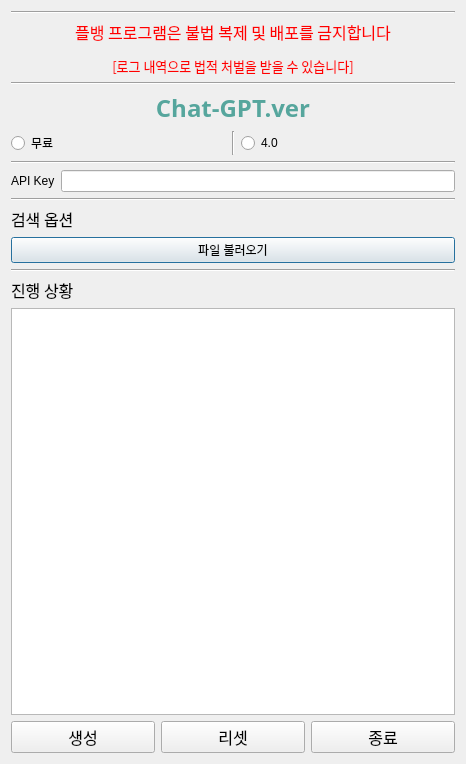
<?xml version="1.0" encoding="UTF-8"?>
<ui version="4.0">
 <class>Dialog</class>
 <widget class="QDialog" name="Dialog">
  <property name="geometry">
   <rect>
    <x>0</x>
    <y>0</y>
    <width>466</width>
    <height>764</height>
   </rect>
  </property>
  <property name="windowTitle">
   <string>Dialog</string>
  </property>
  <layout class="QGridLayout" name="gridLayout">
   <item row="0" column="0">
    <layout class="QVBoxLayout" name="verticalLayout">
     <item>
      <widget class="Line" name="line">
       <property name="orientation">
        <enum>Qt::Horizontal</enum>
       </property>
      </widget>
     </item>
     <item>
      <widget class="QLabel" name="label_16">
       <property name="font">
        <font>
         <family>HY견고딕</family>
         <pointsize>10</pointsize>
        </font>
       </property>
       <property name="text">
        <string>&lt;html&gt;&lt;head/&gt;&lt;body&gt;&lt;p&gt;&lt;span style=&quot; font-size:12pt; color:#ff0000;&quot;&gt;플뱅 프로그램은 불법 복제 및 배포를 금지합니다&lt;/span&gt;&lt;/p&gt;&lt;p&gt;&lt;span style=&quot; color:#ff0000;&quot;&gt;[로그 내역으로 법적 처벌을 받을 수 있습니다]&lt;/span&gt;&lt;/p&gt;&lt;/body&gt;&lt;/html&gt;</string>
       </property>
       <property name="alignment">
        <set>Qt::AlignCenter</set>
       </property>
      </widget>
     </item>
     <item>
      <widget class="Line" name="line_4">
       <property name="orientation">
        <enum>Qt::Horizontal</enum>
       </property>
      </widget>
     </item>
     <item>
      <widget class="QLabel" name="label_4">
       <property name="font">
        <font>
         <family>맑은 고딕</family>
         <pointsize>18</pointsize>
         <weight>75</weight>
         <bold>true</bold>
         <strikeout>false</strikeout>
        </font>
       </property>
       <property name="text">
        <string>&lt;html&gt;&lt;head/&gt;&lt;body&gt;&lt;p&gt;&lt;span style=&quot; color:#56a69d;&quot;&gt;Chat-GPT.ver&lt;/span&gt;&lt;/p&gt;&lt;/body&gt;&lt;/html&gt;</string>
       </property>
       <property name="alignment">
        <set>Qt::AlignCenter</set>
       </property>
      </widget>
     </item>
     <item>
      <layout class="QHBoxLayout" name="horizontalLayout_2">
       <item>
        <widget class="QRadioButton" name="gpt_free">
         <property name="text">
          <string>무료</string>
         </property>
        </widget>
       </item>
       <item>
        <widget class="Line" name="line_7">
         <property name="orientation">
          <enum>Qt::Vertical</enum>
         </property>
        </widget>
       </item>
       <item>
        <widget class="QRadioButton" name="gpt_4">
         <property name="text">
          <string>4.0</string>
         </property>
         <property name="checkable">
          <bool>true</bool>
         </property>
         <property name="checked">
          <bool>false</bool>
         </property>
        </widget>
       </item>
      </layout>
     </item>
     <item>
      <widget class="Line" name="line_5">
       <property name="orientation">
        <enum>Qt::Horizontal</enum>
       </property>
      </widget>
     </item>
     <item>
      <layout class="QFormLayout" name="formLayout">
       <item row="0" column="1">
        <widget class="QLineEdit" name="key"/>
       </item>
       <item row="0" column="0">
        <widget class="QLabel" name="label_2">
         <property name="text">
          <string>API Key</string>
         </property>
        </widget>
       </item>
      </layout>
     </item>
     <item>
      <widget class="Line" name="line_2">
       <property name="orientation">
        <enum>Qt::Horizontal</enum>
       </property>
      </widget>
     </item>
     <item>
      <widget class="QLabel" name="label_6">
       <property name="font">
        <font>
         <family>맑은 고딕</family>
         <pointsize>12</pointsize>
        </font>
       </property>
       <property name="text">
        <string>검색 옵션</string>
       </property>
      </widget>
     </item>
     <item>
      <layout class="QHBoxLayout" name="horizontalLayout_3"/>
     </item>
     <item>
      <layout class="QVBoxLayout" name="verticalLayout_2">
       <item>
        <widget class="QPushButton" name="memo">
         <property name="text">
          <string>파일 불러오기</string>
         </property>
        </widget>
       </item>
      </layout>
     </item>
     <item>
      <widget class="Line" name="line_3">
       <property name="orientation">
        <enum>Qt::Horizontal</enum>
       </property>
      </widget>
     </item>
     <item>
      <widget class="QLabel" name="label_5">
       <property name="font">
        <font>
         <family>맑은 고딕</family>
         <pointsize>12</pointsize>
        </font>
       </property>
       <property name="text">
        <string>진행 상황</string>
       </property>
      </widget>
     </item>
     <item>
      <widget class="QTextBrowser" name="status">
       <property name="html">
        <string>&lt;!DOCTYPE HTML PUBLIC &quot;-//W3C//DTD HTML 4.0//EN&quot; &quot;http://www.w3.org/TR/REC-html40/strict.dtd&quot;&gt;
&lt;html&gt;&lt;head&gt;&lt;meta name=&quot;qrichtext&quot; content=&quot;1&quot; /&gt;&lt;style type=&quot;text/css&quot;&gt;
p, li { white-space: pre-wrap; }
&lt;/style&gt;&lt;/head&gt;&lt;body style=&quot; font-family:'Gulim'; font-size:9pt; font-weight:400; font-style:normal;&quot;&gt;
&lt;p style=&quot;-qt-paragraph-type:empty; margin-top:0px; margin-bottom:0px; margin-left:0px; margin-right:0px; -qt-block-indent:0; text-indent:0px;&quot;&gt;&lt;br /&gt;&lt;/p&gt;&lt;/body&gt;&lt;/html&gt;</string>
       </property>
      </widget>
     </item>
     <item>
      <layout class="QHBoxLayout" name="horizontalLayout">
       <item>
        <widget class="QPushButton" name="start_btn">
         <property name="font">
          <font>
           <family>맑은 고딕</family>
           <pointsize>12</pointsize>
          </font>
         </property>
         <property name="text">
          <string>생성</string>
         </property>
        </widget>
       </item>
       <item>
        <widget class="QPushButton" name="reset_btn">
         <property name="font">
          <font>
           <family>맑은 고딕</family>
           <pointsize>12</pointsize>
          </font>
         </property>
         <property name="text">
          <string>리셋</string>
         </property>
        </widget>
       </item>
       <item>
        <widget class="QPushButton" name="close_btn">
         <property name="font">
          <font>
           <family>맑은 고딕</family>
           <pointsize>12</pointsize>
          </font>
         </property>
         <property name="text">
          <string>종료</string>
         </property>
        </widget>
       </item>
      </layout>
     </item>
    </layout>
   </item>
  </layout>
 </widget>
 <resources/>
 <connections/>
</ui>
